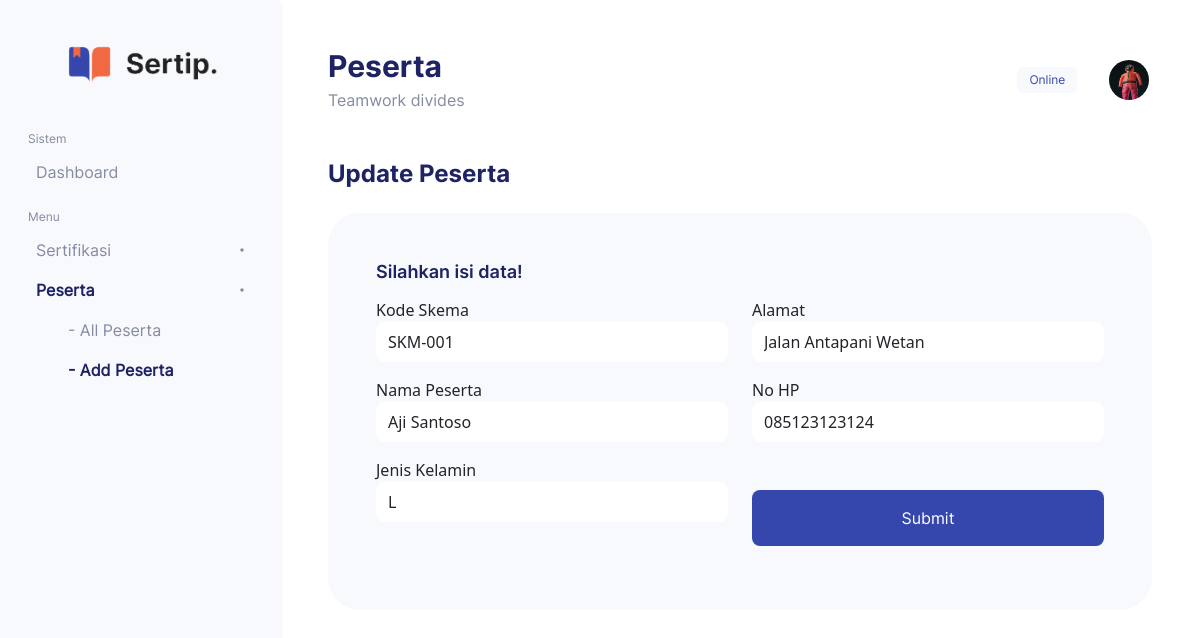
Screenshot of /includes/peserta/updatePeserta.php?Id_peserta=6 with the database file from the repository.
### tables this page shows
CREATE TABLE `peserta` (
  `Id_peserta` int(10) UNSIGNED NOT NULL,
  `Kd_skema` varchar(11) NOT NULL,
  `Nm_peserta` varchar(40) NOT NULL,
  `Jekel` char(1) NOT NULL,
  `Alamat` varchar(60) NOT NULL,
  `No_hp` varchar(12) NOT NULL
);

### includes/peserta/updatePeserta.php (the view, shortened to what this page needs)
<!DOCTYPE html>
<html lang="en">
  <head>
    <link rel="stylesheet" href="../../assets/css/app.css" type="text/css" />
  </head>
  <body>
    <?php
        include '../../config/connection.php';
        $Id_peserta = $_GET['Id_peserta'];
        $sql = mysqli_query($conn, "SELECT * FROM peserta WHERE Id_peserta = '$Id_peserta'") or die (mysqli_error($conn));
        $data = mysqli_fetch_array($sql);
    ?>
    <div class="sidebar shadow-sm px-0 px-lg-3 d-none d-lg-inline">
      <div class="container">
        <div class="sidebar-brand text-center py-3">
          <img src="../../assets/img/logo-primary-nobg.png" alt="logo-primary-nobg" />
        </div>
        <div class="accordion" id="accordion">
          <div class="small mb-1">Sistem</div>
          <div class="accordion-item">
            <a href="../../index.php" class="gap-2 py-2">
              <p>Dashboard</p>
            </a>
          </div>
          <div class="small mt-3 mb-1">Menu</div>
          <div class="accordion-item">
            <a href="#" class="accordion-button gap-2 py-2 px-0" data-bs-toggle="collapse" data-bs-target="#sertifikasi" aria-expanded="true" aria-controls="sertifikasi">
              <p>Sertifikasi</p>
            </a>
          </div>
          <div class="accordion-item">
            <a href="#" class="accordion-button gap-2 py-2 px-0" data-bs-toggle="collapse" data-bs-target="#peserta" aria-expanded="true" aria-controls="peserta">
              <p class="fw-bold" style="color: #1e2463">Peserta</p>
            </a>
            <div id="peserta" class="accordion-collapse collapse show" data-bs-parent="#accordion">
              <a href="../peserta/allPeserta.php" class="py-2">
                <p>- All Peserta</p>
              </a>
              <a href="../peserta/addPeserta.php" class="py-2">
                <p class="fw-bold" style="color: #1e2463">- Add Peserta</p>
              </a>
            </div>
          </div>
        </div>
      </div>
    </div>
    <main>
      <div class="container px-3 px-lg-5 pt-5">
        <div class="row d-flex justify-content-between m-0 mb-5">
          <div class="col-sm-3 p-0">
            <h1 class="mb-1">Peserta</h1>
            <p>Teamwork divides</p>
          </div>
          <div class="col-2 d-lg-flex align-items-center justify-content-center gap-3 d-none">
            <div class="primary-badge rounded-2">
              <div class="small" id="status">Check</div>
            </div>
            <div class="avatar">
              <img class="rounded-circle" src="../../assets/img/avatar.jpg" alt="avatar" />
            </div>
          </div>
        </div>
        <h2 class="mb-4">Update Peserta</h2>
        <div class="card col-sm-12 p-4 p-lg-5 rounded-5">
          <h4>Silahkan isi data!</h4>
          <form action="../../config/peserta/updatePeserta.php" method="POST" enctype="multipart/form-data">
            <div class="row my-3">
              <div class="col-sm">
                <div class="mb-3">
                  <label for="Kd_skema">Kode Skema</label>
                  <input type="text" class="form-control py-2 rounded-3" name="Kd_skema" autocomplete="off" required value="<?php echo $data['Kd_skema'] ?>"/>
                </div>
                <div class="mb-3">
                  <label for="Nm_peserta">Nama Peserta</label>
                  <input type="text" class="form-control py-2 rounded-3" name="Nm_peserta" autocomplete="off" required value="<?php echo $data['Nm_peserta'] ?>"/>
                </div>
                <div class="mb-3">
                  <label for="Jekel">Jenis Kelamin</label>
                  <input type="text" class="form-control py-2 rounded-3" name="Jekel" autocomplete="off" required value="<?php echo $data['Jekel'] ?>"/>
                </div>
              </div>
              <div class="col-sm">
                <div class="mb-3">
                  <label for="Alamat">Alamat</label>
                  <input type="text" class="form-control py-2 rounded-3" name="Alamat" autocomplete="off" required value="<?php echo $data['Alamat'] ?>"/>
                </div>
                <div class="mb-5">
                  <label for="No_hp">No HP</label>
                  <input type="number" class="form-control py-2 rounded-3" name="No_hp" autocomplete="off" required value="<?php echo $data['No_hp']; ?>"/>
                </div>
                <button type="submit" class="btn w-100 primary-btn rounded-3 py-3">
                  <p>Submit</p>
                </button>
              </div>
            </div>
          </form>
        </div>
      </div>
    </main>
  </body>
</html>

### rows the page displays
peserta: Kd_skema "SKM-001", Nm_peserta "Aji Santoso", Jekel "L", Alamat "Jalan Antapani Wetan", No_hp "085123123124"
